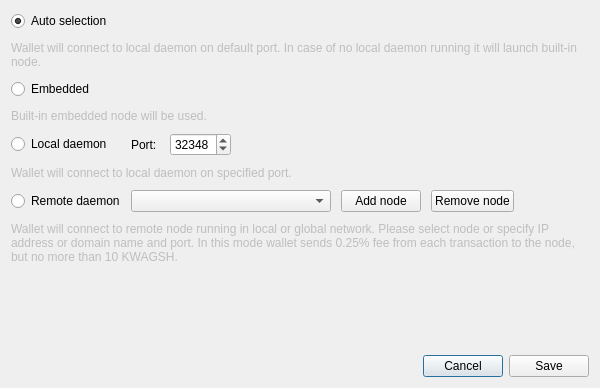
<?xml version="1.0" encoding="UTF-8"?>
<ui version="4.0">
 <class>ConnectionSettingsDialog</class>
 <widget class="QDialog" name="ConnectionSettingsDialog">
  <property name="windowModality">
   <enum>Qt::ApplicationModal</enum>
  </property>
  <property name="geometry">
   <rect>
    <x>0</x>
    <y>0</y>
    <width>600</width>
    <height>388</height>
   </rect>
  </property>
  <property name="windowTitle">
   <string>Connection settings</string>
  </property>
  <layout class="QGridLayout" name="gridLayout_2">
   <item row="2" column="0">
    <layout class="QHBoxLayout" name="horizontalLayout">
     <item>
      <spacer name="horizontalSpacer">
       <property name="orientation">
        <enum>Qt::Horizontal</enum>
       </property>
       <property name="sizeHint" stdset="0">
        <size>
         <width>40</width>
         <height>20</height>
        </size>
       </property>
      </spacer>
     </item>
     <item>
      <widget class="QPushButton" name="connectionCancelButton">
       <property name="text">
        <string>Cancel</string>
       </property>
      </widget>
     </item>
     <item>
      <widget class="QPushButton" name="connectionSaveButton">
       <property name="text">
        <string>Save</string>
       </property>
      </widget>
     </item>
    </layout>
   </item>
   <item row="0" column="0">
    <layout class="QGridLayout" name="gridLayout">
     <property name="sizeConstraint">
      <enum>QLayout::SetMaximumSize</enum>
     </property>
     <property name="verticalSpacing">
      <number>10</number>
     </property>
     <item row="0" column="0">
      <widget class="QRadioButton" name="radioButton_1">
       <property name="enabled">
        <bool>true</bool>
       </property>
       <property name="text">
        <string>Auto selection</string>
       </property>
       <property name="checked">
        <bool>true</bool>
       </property>
      </widget>
     </item>
     <item row="1" column="0" colspan="2">
      <widget class="QLabel" name="label">
       <property name="enabled">
        <bool>false</bool>
       </property>
       <property name="text">
        <string>Wallet will connect to local daemon on default port. In case of no local daemon running it will launch built-in node.</string>
       </property>
       <property name="wordWrap">
        <bool>true</bool>
       </property>
      </widget>
     </item>
     <item row="2" column="0">
      <widget class="QRadioButton" name="radioButton_2">
       <property name="text">
        <string>Embedded</string>
       </property>
      </widget>
     </item>
     <item row="3" column="0" colspan="2">
      <widget class="QLabel" name="label_2">
       <property name="enabled">
        <bool>false</bool>
       </property>
       <property name="text">
        <string>Built-in embedded node will be used.</string>
       </property>
       <property name="wordWrap">
        <bool>true</bool>
       </property>
      </widget>
     </item>
     <item row="4" column="0">
      <widget class="QRadioButton" name="radioButton_3">
       <property name="text">
        <string>Local daemon</string>
       </property>
      </widget>
     </item>
     <item row="4" column="1">
      <layout class="QHBoxLayout" name="horizontalLayout_2">
       <property name="spacing">
        <number>10</number>
       </property>
       <item>
        <widget class="QLabel" name="label_3">
         <property name="text">
          <string>Port: </string>
         </property>
        </widget>
       </item>
       <item>
        <widget class="QSpinBox" name="m_localDaemonPort">
         <property name="minimum">
          <number>0</number>
         </property>
         <property name="maximum">
          <number>65535</number>
         </property>
         <property name="value">
          <number>32348</number>
         </property>
         <property name="displayIntegerBase">
          <number>10</number>
         </property>
        </widget>
       </item>
       <item>
        <spacer name="horizontalSpacer_2">
         <property name="orientation">
          <enum>Qt::Horizontal</enum>
         </property>
         <property name="sizeHint" stdset="0">
          <size>
           <width>40</width>
           <height>20</height>
          </size>
         </property>
        </spacer>
       </item>
      </layout>
     </item>
     <item row="5" column="0" colspan="2">
      <widget class="QLabel" name="label_4">
       <property name="enabled">
        <bool>false</bool>
       </property>
       <property name="text">
        <string>Wallet will connect to local daemon on specified port.</string>
       </property>
       <property name="wordWrap">
        <bool>true</bool>
       </property>
      </widget>
     </item>
     <item row="6" column="0">
      <widget class="QRadioButton" name="radioButton_4">
       <property name="text">
        <string>Remote daemon</string>
       </property>
      </widget>
     </item>
     <item row="6" column="1">
      <layout class="QHBoxLayout" name="horizontalLayout_3">
       <property name="spacing">
        <number>10</number>
       </property>
       <item>
        <widget class="QComboBox" name="remoteNodesComboBox">
         <property name="minimumSize">
          <size>
           <width>200</width>
           <height>0</height>
          </size>
         </property>
         <property name="editable">
          <bool>false</bool>
         </property>
         <property name="insertPolicy">
          <enum>QComboBox::InsertAtTop</enum>
         </property>
        </widget>
       </item>
       <item>
        <widget class="QPushButton" name="addNodeButton">
         <property name="text">
          <string>Add node</string>
         </property>
         <property name="icon">
          <iconset resource="../../resources.qrc">
           <normaloff>:/icons/add</normaloff>:/icons/add</iconset>
         </property>
        </widget>
       </item>
       <item>
        <widget class="QPushButton" name="removeNodeButton">
         <property name="text">
          <string>Remove node</string>
         </property>
         <property name="icon">
          <iconset resource="../../resources.qrc">
           <normaloff>:/icons/remove</normaloff>:/icons/remove</iconset>
         </property>
        </widget>
       </item>
       <item>
        <spacer name="horizontalSpacer_3">
         <property name="orientation">
          <enum>Qt::Horizontal</enum>
         </property>
         <property name="sizeHint" stdset="0">
          <size>
           <width>40</width>
           <height>20</height>
          </size>
         </property>
        </spacer>
       </item>
      </layout>
     </item>
     <item row="7" column="0" colspan="2">
      <widget class="QLabel" name="label_5">
       <property name="enabled">
        <bool>false</bool>
       </property>
       <property name="sizePolicy">
        <sizepolicy hsizetype="Preferred" vsizetype="MinimumExpanding">
         <horstretch>0</horstretch>
         <verstretch>0</verstretch>
        </sizepolicy>
       </property>
       <property name="minimumSize">
        <size>
         <width>0</width>
         <height>40</height>
        </size>
       </property>
       <property name="text">
        <string>Wallet will connect to remote node running in local or global network. Please select node or specify IP address or domain name and port. In this mode wallet sends 0.25% fee from each transaction to the node, but no more than 10 KWAGSH.</string>
       </property>
       <property name="wordWrap">
        <bool>true</bool>
       </property>
      </widget>
     </item>
    </layout>
   </item>
   <item row="1" column="0">
    <spacer name="verticalSpacer">
     <property name="orientation">
      <enum>Qt::Vertical</enum>
     </property>
     <property name="sizeHint" stdset="0">
      <size>
       <width>20</width>
       <height>40</height>
      </size>
     </property>
    </spacer>
   </item>
  </layout>
 </widget>
 <resources>
  <include location="../../resources.qrc"/>
 </resources>
 <connections>
  <connection>
   <sender>connectionCancelButton</sender>
   <signal>clicked()</signal>
   <receiver>ConnectionSettingsDialog</receiver>
   <slot>reject()</slot>
   <hints>
    <hint type="sourcelabel">
     <x>549</x>
     <y>259</y>
    </hint>
    <hint type="destinationlabel">
     <x>338</x>
     <y>140</y>
    </hint>
   </hints>
  </connection>
  <connection>
   <sender>connectionSaveButton</sender>
   <signal>clicked()</signal>
   <receiver>ConnectionSettingsDialog</receiver>
   <slot>accept()</slot>
   <hints>
    <hint type="sourcelabel">
     <x>630</x>
     <y>259</y>
    </hint>
    <hint type="destinationlabel">
     <x>338</x>
     <y>140</y>
    </hint>
   </hints>
  </connection>
  <connection>
   <sender>addNodeButton</sender>
   <signal>clicked()</signal>
   <receiver>ConnectionSettingsDialog</receiver>
   <slot>addNodeClicked()</slot>
   <hints>
    <hint type="sourcelabel">
     <x>361</x>
     <y>153</y>
    </hint>
    <hint type="destinationlabel">
     <x>290</x>
     <y>135</y>
    </hint>
   </hints>
  </connection>
  <connection>
   <sender>removeNodeButton</sender>
   <signal>clicked()</signal>
   <receiver>ConnectionSettingsDialog</receiver>
   <slot>removeNodeClicked()</slot>
   <hints>
    <hint type="sourcelabel">
     <x>459</x>
     <y>177</y>
    </hint>
    <hint type="destinationlabel">
     <x>299</x>
     <y>193</y>
    </hint>
   </hints>
  </connection>
 </connections>
</ui>
